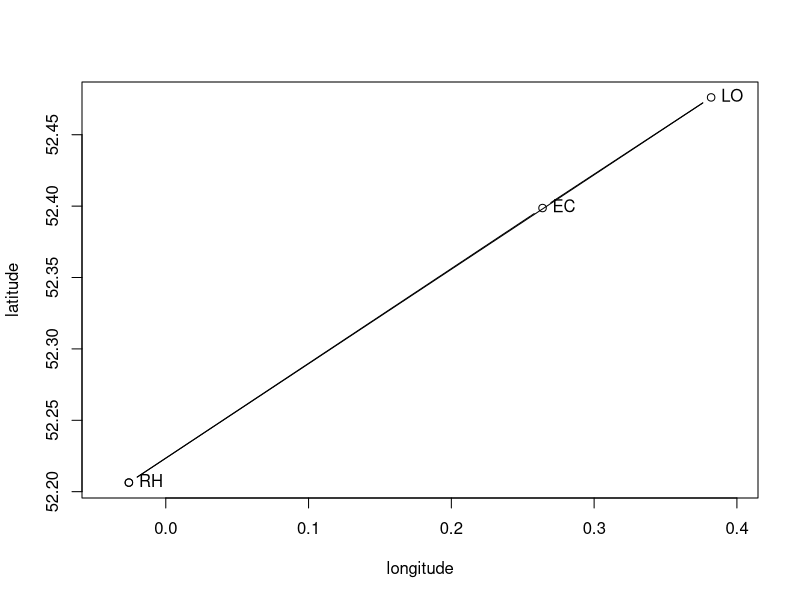

R code for this plot:
## ---- chunk 1
knitr::opts_chunk$set(echo = TRUE)
## ---- chunk 2
hav <- function(dphi,phis,phif,dlam){ #  Haversine formula 
  2*asin(sqrt(
                (sin(dphi/2))^2 + cos(phis)*cos(phif)*(sin(dlam/2))^2
                ))
}
## ---- chunk 3
gcd <- function(pos1,pos2){  # great circle distance
  dphi <- pos1[1]-pos2[1]
  phis <- pos1[1]
  phif <- pos2[1]
  dlam <- pos1[2]-pos2[2]
  hav(dphi,phis,phif,dlam)
}
## ---- chunk 4
RH  <- c(phi=52.206275, lambda= -0.025892)  # deg N & E (front door)
RH  <- c(phi=52.206367, lambda=  -0.025846)
EC  <- c(phi=52.398657, lambda=  0.263873)  # Centre of Ely Cath octagon
LO  <- c(phi=52.476138, lambda=  0.381944)  # Chimneypot on my house at Little Ouse
## ---- chunk 5
LL <- rbind(RH,EC,LO)
LL
plot(LL[c(1,2,3,1),2:1],asp=1,type='b',xlab="longitude",ylab="latitude")
for(i in 1:3){text(LL[i,2],LL[i,1],rownames(LL)[i],pos=4)}
## ---- chunk 6
RH <- RH*pi/180  # Convert to radians
EC <- EC*pi/180
LO <- LO*pi/180
## ---- chunk 7
EC_LO <- gcd(EC,LO)
LO_RH <- gcd(LO,RH)
RH_EC <- gcd(RH,EC)
## ---- chunk 8
gc_dist <- c(EC_LO,LO_RH,RH_EC)
names(gc_dist) <- c("EC_LO","LO_RH","RH_EC")
gc_dist
## ---- chunk 9
sin_a <- sin(EC_LO)
sin_b <- sin(LO_RH)
sin_c <- sin(RH_EC)

cos_a <- cos(EC_LO)
cos_b <- cos(LO_RH)
cos_c <- cos(RH_EC)

RADIUS_OF_EARTH <- 6378000 
## ---- chunk 10
angle1 <- acos((cos_c-cos_a*cos_b)/(sin_a*sin_b))
angle2 <- acos((cos_a-cos_b*cos_c)/(sin_b*sin_c))
angle3 <- acos((cos_b-cos_c*cos_a)/(sin_c*sin_a))

angles <- c(angle1,angle2,angle3)
names(angles) <-  c(
"EC_LO_RH","LO_RH_EC","RH_EC_LO")
angles
## ---- chunk 11
dist <- RADIUS_OF_EARTH*gcd(LO,RH)*c(angle1,angle2)
dist
## ---- chunk 12
(E <- sum(angles) - pi)
(area <- E*RADIUS_OF_EARTH^2)
## ---- chunk 13
(area <- 5.540514e-9*RADIUS_OF_EARTH^2)
## ---- chunk 14
area/1e6  
## ---- chunk 15
2*area/(gcd(LO,RH)*RADIUS_OF_EARTH)
## ---- chunk 16
lambert_distance <- function(p1,p2){
  f <- 1/298.257223563    # WGS-84

  s <- gcd(p1,p2)
  ## *reduced* latitude:
  b1 <- atan((1-f)*tan(p1[1]))
  b2 <- atan((1-f)*tan(p2[1]))

  P <- (b1+b2)/2
  Q <- (b1-b2)/2
  X <- (s-sin(s))* (sin(P)*cos(Q)/cos(s/2))^2
  Y <- (s+sin(s))* (cos(P)*sin(Q)/sin(s/2))^2

  return(s-f*(X+Y)/2)
}

vincenty <- function(p1,p2){ # p1 and p2 are point 1 and point 2, (geodetic) latitude and longitude

  a <- 6378137.0 # equatorial radius from WGS-84   (meters)
  f <- 1/298.257223563 #  WGS-84

  b <- (1-f)*a  # polar radius from WGS-84

  phi1 <- p1[1]  # latitude of p1
  L1 <- p1[2]    # longitude of p1

  phi2 <- p2[1]  # latitude of p2
  L2 <- p2[2]    # longitude of p2

  U1 <- atan((1-f)*tan(phi1))
  U2 <- atan((1-f)*tan(phi2))

  L <- L2-L1
  lambda <- L2-L1  

  for(i in 1:10){
    sinsig <- sqrt(
    (cos(U2)*sin(lambda))^2 + (cos(U1)*sin(U2)-sin(U1)*cos(U2)*cos(lambda))^2)
    cossig <- sin(U1)*sin(U2) + cos(U1)*cos(U2)*cos(lambda)
    sigma <- atan2(sinsig,cossig)

    alpha <- asin(cos(U1)*cos(U2)*sin(lambda)/sin(sigma))
    sigma_m <- acos(cos(sigma) - 2*sin(U1)*sin(U2)/cos(alpha)^2 )/2

    C <- (f/16)*cos(alpha)^2*(4+f*(4-3*cos(alpha)^2))

    lambda <- L - (1-C)*f*sin(alpha) * (sigma + C*sin(sigma)*(cos(2*sigma_m) + C*cos(sigma)*(-1+2*cos(2*sigma_m)^2)))
  #  dput(lambda)

  }
  
  u <- abs(  cos(alpha) * sqrt((a^2-b^2)/b^2)   )
  A <- 1 + u^2/16834*(4096 + u^2*(-768 + u^2*(320-175*u^2)))
  B <- u^2/1024*(256 + u^2*(-128+u^2*(74 - 47*u^2)))
  delta_sigma <- B*sin(sigma)*(cos(2*sigma_m) + B/4*(cos(sigma)*(-1+2*cos(2*sigma_m)^2) - (B/6) *cos(2*sigma_m)*(-3+4*sin(sigma)^2)*(-3+4*cos(2*sigma_m)^2)))
  s <- b*A*(sigma - delta_sigma)

  alpha1 <- atan2(cos(U2)*sin(lambda), +cos(U1)*sin(U2)-sin(U1)*cos(U2)*cos(lambda))
  alpha2 <- atan2(cos(U1)*sin(lambda), -sin(U1)*cos(U2)+cos(U1)*sin(U2)*cos(lambda))
  return(c(alpha1,alpha2,s))
}
## ---- chunk 17
lamb <- c(
 lambert_distance(EC,LO),
 lambert_distance(LO,RH),
 lambert_distance(RH,EC))
names(lamb) <- c("EC_LO","LO_RH","RH_EC")
lamb
## ---- chunk 18
gc_dist
lamb - gc_dist
(lamb - gc_dist)/gc_dist
(lamb - gc_dist) * RADIUS_OF_EARTH
## ---- chunk 19

vincenty(RH,LO)[1]
vincenty(RH,EC)[1]
angles_gcd <- angles
angles_lamb <- c(
  vincenty(LO,EC)[1]-vincenty(LO,RH)[1],
  vincenty(RH,LO)[1]-vincenty(RH,EC)[1],
  vincenty(EC,LO)[1]-vincenty(EC,RH)[1])
names(angles_lamb) <- c("EC_LO_RH","LO_RH_EC","RH_EC_LO")
angles_lamb
rbind(angles_lamb,angles_gcd,angles_lamb - angles_gcd)
